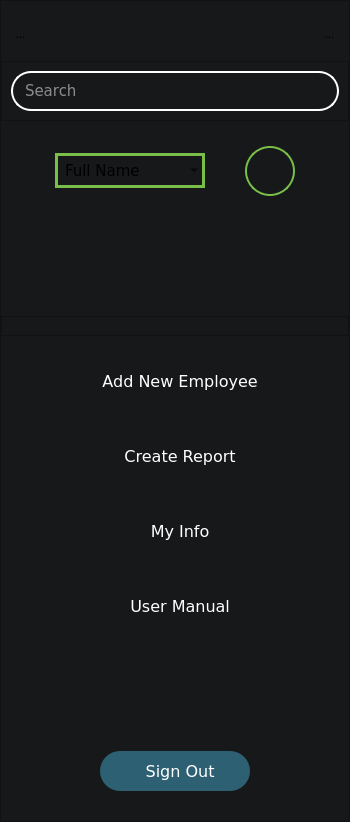
     <widget class="QFrame" name="sideBar_frame">
      <property name="sizePolicy">
       <sizepolicy hsizetype="Fixed" vsizetype="Preferred">
        <horstretch>0</horstretch>
        <verstretch>0</verstretch>
       </sizepolicy>
      </property>
      <property name="minimumSize">
       <size>
        <width>350</width>
        <height>0</height>
       </size>
      </property>
      <property name="styleSheet">
       <string notr="true">QFrame {
background-color: rgb(22, 24, 25);
}

QLineEdit QMenu {
background-color: white;
}

QLineEdit QMenu::item {
color: black;
}

QLineEdit QMenu::item::selected { 
color: rgb(255, 0, 0)
}

QToolTip { 
	background-color: white; 
	color: black; 
	border: black solid 1px;
}

</string>
      </property>
      <property name="frameShape">
       <enum>QFrame::StyledPanel</enum>
      </property>
      <property name="frameShadow">
       <enum>QFrame::Raised</enum>
      </property>
      <layout class="QVBoxLayout" name="verticalLayout" stretch="0,1,3,1,1,0,1,1,1,1,1,1,0">
       <property name="spacing">
        <number>15</number>
       </property>
       <property name="leftMargin">
        <number>0</number>
       </property>
       <property name="topMargin">
        <number>20</number>
       </property>
       <property name="rightMargin">
        <number>0</number>
       </property>
       <property name="bottomMargin">
        <number>30</number>
       </property>
       <item>
        <layout class="QHBoxLayout" name="collapse_horizontalLayout">
         <property name="spacing">
          <number>0</number>
         </property>
         <property name="bottomMargin">
          <number>0</number>
         </property>
         <item>
          <widget class="QToolButton" name="closeSideBar_toolButton">
           <property name="cursor">
            <cursorShape>PointingHandCursor</cursorShape>
           </property>
           <property name="styleSheet">
            <string notr="true">QToolButton {
background:transparent;
border-style: solid;
border-width: 0px;
border-color: transparent;
padding: 4px;
padding-left: 10px;
padding-right: 10px;
}

QToolButton:hover {
border-width: 2px;
}

QToolButton:pressed {
border-width: 4px;
}</string>
           </property>
           <property name="text">
            <string>...</string>
           </property>
           <property name="icon">
            <iconset resource="../empData/Resources.qrc">
             <normaloff>:/icons/assets/png/icons8-macos-close-96.png</normaloff>:/icons/assets/png/icons8-macos-close-96.png</iconset>
           </property>
           <property name="iconSize">
            <size>
             <width>25</width>
             <height>25</height>
            </size>
           </property>
          </widget>
         </item>
         <item>
          <spacer name="collapse_horizontalSpacer">
           <property name="orientation">
            <enum>Qt::Horizontal</enum>
           </property>
           <property name="sizeHint" stdset="0">
            <size>
             <width>40</width>
             <height>20</height>
            </size>
           </property>
          </spacer>
         </item>
         <item>
          <widget class="QToolButton" name="collapse_toolButton">
           <property name="cursor">
            <cursorShape>PointingHandCursor</cursorShape>
           </property>
           <property name="styleSheet">
            <string notr="true">QToolButton {
background:transparent;
border-style: solid;
border-width: 0px;
border-color: transparent;
padding: 4px;
padding-left: 10px;
padding-right: 10px;
}

QToolButton:hover {
border-width: 2px;
}

QToolButton:pressed {
border-width: 4px;
}</string>
           </property>
           <property name="text">
            <string>...</string>
           </property>
           <property name="icon">
            <iconset resource="../empData/Resources.qrc">
             <normaloff>:/icons/assets/png/arrow-left.png</normaloff>:/icons/assets/png/arrow-left.png</iconset>
           </property>
           <property name="iconSize">
            <size>
             <width>25</width>
             <height>25</height>
            </size>
           </property>
          </widget>
         </item>
        </layout>
       </item>
       <item>
        <widget class="QFrame" name="frame_13">
         <property name="minimumSize">
          <size>
           <width>0</width>
           <height>60</height>
          </size>
         </property>
         <property name="autoFillBackground">
          <bool>false</bool>
         </property>
         <property name="styleSheet">
          <string notr="true">QMenu {
background-color: white;
}</string>
         </property>
         <property name="frameShape">
          <enum>QFrame::StyledPanel</enum>
         </property>
         <property name="frameShadow">
          <enum>QFrame::Raised</enum>
         </property>
         <layout class="QVBoxLayout" name="verticalLayout_7">
          <item>
           <widget class="QLineEdit" name="search_lineEdit">
            <property name="sizePolicy">
             <sizepolicy hsizetype="MinimumExpanding" vsizetype="Fixed">
              <horstretch>0</horstretch>
              <verstretch>0</verstretch>
             </sizepolicy>
            </property>
            <property name="minimumSize">
             <size>
              <width>230</width>
              <height>40</height>
             </size>
            </property>
            <property name="font">
             <font>
              <family>Verdana</family>
              <pointsize>11</pointsize>
             </font>
            </property>
            <property name="toolTip">
             <string/>
            </property>
            <property name="styleSheet">
             <string notr="true">QLineEdit {
background:transparent;
border-style: outset;
border-width: 2px;
border-radius: 20px;
border-color: white;
color: white;
padding: 4px;
padding-left: 10px;
padding-right: 5px;
}

QMenu {
background-color: white; 
color: black; 
}

QMenu:selected {
background-color: white; 
color: black;
}

</string>
            </property>
            <property name="inputMask">
             <string/>
            </property>
            <property name="placeholderText">
             <string>Search</string>
            </property>
           </widget>
          </item>
         </layout>
        </widget>
       </item>
       <item>
        <layout class="QGridLayout" name="searchField_gridLayout" columnstretch="0,0,0,0,0">
         <property name="topMargin">
          <number>10</number>
         </property>
         <property name="bottomMargin">
          <number>15</number>
         </property>
         <property name="spacing">
          <number>0</number>
         </property>
         <item row="0" column="2">
          <spacer name="searchField_horizontalSpacer2">
           <property name="orientation">
            <enum>Qt::Horizontal</enum>
           </property>
           <property name="sizeType">
            <enum>QSizePolicy::Maximum</enum>
           </property>
           <property name="sizeHint" stdset="0">
            <size>
             <width>40</width>
             <height>20</height>
            </size>
           </property>
          </spacer>
         </item>
         <item row="0" column="1">
          <widget class="QComboBox" name="searchField_comboBox">
           <property name="sizePolicy">
            <sizepolicy hsizetype="MinimumExpanding" vsizetype="MinimumExpanding">
             <horstretch>0</horstretch>
             <verstretch>0</verstretch>
            </sizepolicy>
           </property>
           <property name="minimumSize">
            <size>
             <width>150</width>
             <height>30</height>
            </size>
           </property>
           <property name="maximumSize">
            <size>
             <width>220</width>
             <height>35</height>
            </size>
           </property>
           <property name="font">
            <font>
             <family>Verdana</family>
             <pointsize>11</pointsize>
            </font>
           </property>
           <property name="cursor">
            <cursorShape>PointingHandCursor</cursorShape>
           </property>
           <property name="styleSheet">
            <string notr="true">QComboBox {
background:transparent;
border-style: outset;
border: 3px solid rgb(120, 190, 72);
padding-left: 7px
}

QComboBox::drop-down {
    image: url(:/icons/assets/png/icons8-sort-down-96.png);
    width: 22px;
    height: 35px;
    padding-right: 6px;
	padding-top: 2px;
    subcontrol-position: right;
    subcontrol-origin:margin;
}

QComboBox::drop-down:hover {
 	width: 25px;
    height: 38px;
}

QComboBox::drop-down:pressed {
   padding-top: 5px;
	 width: 22px;
    height: 35px;
}


</string>
           </property>
           <property name="editable">
            <bool>false</bool>
           </property>
           <property name="currentText">
            <string>Full Name</string>
           </property>
           <item>
            <property name="text">
             <string>Full Name</string>
            </property>
           </item>
           <item>
            <property name="text">
             <string>First Name</string>
            </property>
           </item>
           <item>
            <property name="text">
             <string>Last Name</string>
            </property>
           </item>
           <item>
            <property name="text">
             <string>Employee ID</string>
            </property>
           </item>
          </widget>
         </item>
         <item row="0" column="0">
          <spacer name="searchField_horizontalSpacer1">
           <property name="orientation">
            <enum>Qt::Horizontal</enum>
           </property>
           <property name="sizeType">
            <enum>QSizePolicy::Expanding</enum>
           </property>
           <property name="sizeHint" stdset="0">
            <size>
             <width>40</width>
             <height>20</height>
            </size>
           </property>
          </spacer>
         </item>
         <item row="0" column="3" alignment="Qt::AlignVCenter">
          <widget class="QToolButton" name="search_toolButton">
           <property name="sizePolicy">
            <sizepolicy hsizetype="MinimumExpanding" vsizetype="MinimumExpanding">
             <horstretch>0</horstretch>
             <verstretch>0</verstretch>
            </sizepolicy>
           </property>
           <property name="minimumSize">
            <size>
             <width>50</width>
             <height>50</height>
            </size>
           </property>
           <property name="maximumSize">
            <size>
             <width>50</width>
             <height>50</height>
            </size>
           </property>
           <property name="font">
            <font>
             <pointsize>12</pointsize>
            </font>
           </property>
           <property name="cursor">
            <cursorShape>PointingHandCursor</cursorShape>
           </property>
           <property name="layoutDirection">
            <enum>Qt::LeftToRight</enum>
           </property>
           <property name="styleSheet">
            <string notr="true">QToolButton {
background:transparent;
border-style: solid;
border-width: 2px;
border-radius: 25px;
border-color: rgb(120, 190, 72);
padding: 2px;
}

QToolButton:hover {
background-color: rgb(120, 190, 72)
}

QToolButton:pressed {
border-width: 4px;
background-color: rgb(120, 190, 72);
border-color: white;
}</string>
           </property>
           <property name="text">
            <string/>
           </property>
           <property name="icon">
            <iconset resource="../empData/Resources.qrc">
             <normaloff>:/icons/assets/png/magnify.png</normaloff>:/icons/assets/png/magnify.png</iconset>
           </property>
           <property name="iconSize">
            <size>
             <width>25</width>
             <height>25</height>
            </size>
           </property>
           <property name="toolButtonStyle">
            <enum>Qt::ToolButtonIconOnly</enum>
           </property>
          </widget>
         </item>
         <item row="0" column="4">
          <spacer name="searchField_horizontalSpacer3">
           <property name="orientation">
            <enum>Qt::Horizontal</enum>
           </property>
           <property name="sizeHint" stdset="0">
            <size>
             <width>40</width>
             <height>20</height>
            </size>
           </property>
          </spacer>
         </item>
        </layout>
       </item>
       <item>
        <spacer name="verticalSpacer_2">
         <property name="orientation">
          <enum>Qt::Vertical</enum>
         </property>
         <property name="sizeType">
          <enum>QSizePolicy::MinimumExpanding</enum>
         </property>
         <property name="sizeHint" stdset="0">
          <size>
           <width>20</width>
           <height>50</height>
          </size>
         </property>
        </spacer>
       </item>
       <item>
        <spacer name="verticalSpacer_22">
         <property name="orientation">
          <enum>Qt::Vertical</enum>
         </property>
         <property name="sizeHint" stdset="0">
          <size>
           <width>20</width>
           <height>40</height>
          </size>
         </property>
        </spacer>
       </item>
       <item>
        <widget class="QFrame" name="toolTipToggle_frame">
         <property name="minimumSize">
          <size>
           <width>0</width>
           <height>20</height>
          </size>
         </property>
         <property name="frameShape">
          <enum>QFrame::StyledPanel</enum>
         </property>
         <property name="frameShadow">
          <enum>QFrame::Raised</enum>
         </property>
         <layout class="QHBoxLayout" name="horizontalLayout_5"/>
        </widget>
       </item>
       <item alignment="Qt::AlignHCenter|Qt::AlignVCenter">
        <widget class="QToolButton" name="newEmp_toolButton">
         <property name="sizePolicy">
          <sizepolicy hsizetype="MinimumExpanding" vsizetype="Fixed">
           <horstretch>0</horstretch>
           <verstretch>0</verstretch>
          </sizepolicy>
         </property>
         <property name="minimumSize">
          <size>
           <width>300</width>
           <height>60</height>
          </size>
         </property>
         <property name="maximumSize">
          <size>
           <width>1000</width>
           <height>50</height>
          </size>
         </property>
         <property name="font">
          <font>
           <family>Verdana</family>
           <pointsize>12</pointsize>
          </font>
         </property>
         <property name="cursor">
          <cursorShape>PointingHandCursor</cursorShape>
         </property>
         <property name="layoutDirection">
          <enum>Qt::LeftToRight</enum>
         </property>
         <property name="styleSheet">
          <string notr="true">QToolButton {
background:transparent;
border-style: none;
color: white;
padding: 4px;
padding-left: 10px;
padding-right: 10px;
}

QToolButton:hover {
border-width: 2px;
border-radius: 20px;
border-color: white;
background-color: rgb(120, 190, 72);
}

QToolButton:pressed {
border-style: outset;
border-width: 3px;
border-color: white;
background-color: rgb(120, 190, 72);
}</string>
         </property>
         <property name="text">
          <string>  Add New Employee</string>
         </property>
         <property name="icon">
          <iconset resource="../empData/Resources.qrc">
           <normaloff>:/icons/assets/png/plus.png</normaloff>:/icons/assets/png/plus.png</iconset>
         </property>
         <property name="iconSize">
          <size>
           <width>25</width>
           <height>25</height>
          </size>
         </property>
         <property name="toolButtonStyle">
          <enum>Qt::ToolButtonTextBesideIcon</enum>
         </property>
        </widget>
       </item>
       <item alignment="Qt::AlignHCenter|Qt::AlignVCenter">
        <widget class="QToolButton" name="report_toolButton">
         <property name="sizePolicy">
          <sizepolicy hsizetype="MinimumExpanding" vsizetype="Fixed">
           <horstretch>0</horstretch>
           <verstretch>0</verstretch>
          </sizepolicy>
         </property>
         <property name="minimumSize">
          <size>
           <width>300</width>
           <height>60</height>
          </size>
         </property>
         <property name="maximumSize">
          <size>
           <width>1000</width>
           <height>50</height>
          </size>
         </property>
         <property name="font">
          <font>
           <family>Verdana</family>
           <pointsize>12</pointsize>
          </font>
         </property>
         <property name="cursor">
          <cursorShape>PointingHandCursor</cursorShape>
         </property>
         <property name="layoutDirection">
          <enum>Qt::LeftToRight</enum>
         </property>
         <property name="styleSheet">
          <string notr="true">QToolButton {
background:transparent;
border-style: none;
color: white;
padding: 4px;
padding-left: 10px;
padding-right: 10px;
}

QToolButton:hover {
border-width: 2px;
border-radius: 20px;
border-color: white;
background-color: rgb(120, 190, 72);
}

QToolButton:pressed {
border-style: outset;
border-width: 3px;
border-color: white;
background-color: rgb(120, 190, 72);
}</string>
         </property>
         <property name="text">
          <string>  Create Report</string>
         </property>
         <property name="icon">
          <iconset resource="../empData/Resources.qrc">
           <normaloff>:/icons/assets/png/report.png</normaloff>:/icons/assets/png/report.png</iconset>
         </property>
         <property name="iconSize">
          <size>
           <width>25</width>
           <height>25</height>
          </size>
         </property>
         <property name="toolButtonStyle">
          <enum>Qt::ToolButtonTextBesideIcon</enum>
         </property>
        </widget>
       </item>
       <item alignment="Qt::AlignHCenter|Qt::AlignVCenter">
        <widget class="QToolButton" name="info_toolButton">
         <property name="sizePolicy">
          <sizepolicy hsizetype="MinimumExpanding" vsizetype="Fixed">
           <horstretch>0</horstretch>
           <verstretch>0</verstretch>
          </sizepolicy>
         </property>
         <property name="minimumSize">
          <size>
           <width>300</width>
           <height>60</height>
          </size>
         </property>
         <property name="maximumSize">
          <size>
           <width>1000</width>
           <height>50</height>
          </size>
         </property>
         <property name="font">
          <font>
           <family>Verdana</family>
           <pointsize>12</pointsize>
          </font>
         </property>
         <property name="cursor">
          <cursorShape>PointingHandCursor</cursorShape>
         </property>
         <property name="layoutDirection">
          <enum>Qt::LeftToRight</enum>
         </property>
         <property name="styleSheet">
          <string notr="true">QToolButton {
background:transparent;
border-style: none;
color: white;
padding: 4px;
padding-left: 10px;
padding-right: 10px;
}

QToolButton:hover {
border-width: 2px;
border-radius: 20px;
border-color: white;
background-color: rgb(120, 190, 72);
}

QToolButton:pressed {
border-style: outset;
border-width: 3px;
border-color: white;
background-color: rgb(120, 190, 72);
}</string>
         </property>
         <property name="text">
          <string>  My Info</string>
         </property>
         <property name="icon">
          <iconset resource="../empData/Resources.qrc">
           <normaloff>:/icons/assets/png/user-info.png</normaloff>:/icons/assets/png/user-info.png</iconset>
         </property>
         <property name="iconSize">
          <size>
           <width>25</width>
           <height>25</height>
          </size>
         </property>
         <property name="toolButtonStyle">
          <enum>Qt::ToolButtonTextBesideIcon</enum>
         </property>
        </widget>
       </item>
       <item alignment="Qt::AlignHCenter|Qt::AlignVCenter">
        <widget class="QToolButton" name="userManual_toolButton">
         <property name="sizePolicy">
          <sizepolicy hsizetype="MinimumExpanding" vsizetype="Fixed">
           <horstretch>0</horstretch>
           <verstretch>0</verstretch>
          </sizepolicy>
         </property>
         <property name="minimumSize">
          <size>
           <width>300</width>
           <height>60</height>
          </size>
         </property>
         <property name="maximumSize">
          <size>
           <width>1000</width>
           <height>50</height>
          </size>
         </property>
         <property name="font">
          <font>
           <family>Verdana</family>
           <pointsize>12</pointsize>
          </font>
         </property>
         <property name="cursor">
          <cursorShape>PointingHandCursor</cursorShape>
         </property>
         <property name="layoutDirection">
          <enum>Qt::LeftToRight</enum>
         </property>
         <property name="styleSheet">
          <string notr="true">QToolButton {
background:transparent;
border-style: none;
color: white;
padding: 4px;
padding-left: 10px;
padding-right: 10px;
}

QToolButton:hover {
border-width: 2px;
border-radius: 20px;
border-color: white;
background-color: rgb(120, 190, 72);
}

QToolButton:pressed {
border-style: outset;
border-width: 3px;
border-color: white;
background-color: rgb(120, 190, 72);
}</string>
         </property>
         <property name="text">
          <string>  User Manual</string>
         </property>
         <property name="icon">
          <iconset resource="../empData/Resources.qrc">
           <normaloff>:/icons/assets/png/information.png</normaloff>:/icons/assets/png/information.png</iconset>
         </property>
         <property name="iconSize">
          <size>
           <width>25</width>
           <height>25</height>
          </size>
         </property>
         <property name="toolButtonStyle">
          <enum>Qt::ToolButtonTextBesideIcon</enum>
         </property>
        </widget>
       </item>
       <item>
        <spacer name="verticalSpacer_21">
         <property name="orientation">
          <enum>Qt::Vertical</enum>
         </property>
         <property name="sizeHint" stdset="0">
          <size>
           <width>20</width>
           <height>40</height>
          </size>
         </property>
        </spacer>
       </item>
       <item>
        <spacer name="verticalSpacer">
         <property name="orientation">
          <enum>Qt::Vertical</enum>
         </property>
         <property name="sizeType">
          <enum>QSizePolicy::MinimumExpanding</enum>
         </property>
         <property name="sizeHint" stdset="0">
          <size>
           <width>20</width>
           <height>60</height>
          </size>
         </property>
        </spacer>
       </item>
       <item alignment="Qt::AlignHCenter">
        <widget class="QToolButton" name="signOut_toolButton">
         <property name="sizePolicy">
          <sizepolicy hsizetype="MinimumExpanding" vsizetype="Fixed">
           <horstretch>0</horstretch>
           <verstretch>0</verstretch>
          </sizepolicy>
         </property>
         <property name="minimumSize">
          <size>
           <width>150</width>
           <height>40</height>
          </size>
         </property>
         <property name="maximumSize">
          <size>
           <width>180</width>
           <height>40</height>
          </size>
         </property>
         <property name="font">
          <font>
           <family>Verdana</family>
           <pointsize>12</pointsize>
          </font>
         </property>
         <property name="cursor">
          <cursorShape>PointingHandCursor</cursorShape>
         </property>
         <property name="layoutDirection">
          <enum>Qt::LeftToRight</enum>
         </property>
         <property name="styleSheet">
          <string notr="true">QToolButton {
border-style: none;
color: white;
border-radius: 20px;
padding: 4px;
padding-left: 10px;
padding-right: 10px;
	background-color: rgb(45, 96, 114);
}

QToolButton:hover {
border-width: 2px;
border-color: purple;
background-color: rgb(90, 160, 42)
}

QToolButton:pressed {
border-style: outset;
border-width: 3px;
border-color: white;
background-color: rgb(60, 130, 12)
}</string>
         </property>
         <property name="text">
          <string>  Sign Out</string>
         </property>
         <property name="icon">
          <iconset resource="../empData/Resources.qrc">
           <normaloff>:/icons/assets/png/logout.png</normaloff>:/icons/assets/png/logout.png</iconset>
         </property>
         <property name="iconSize">
          <size>
           <width>25</width>
           <height>25</height>
          </size>
         </property>
         <property name="toolButtonStyle">
          <enum>Qt::ToolButtonTextBesideIcon</enum>
         </property>
        </widget>
       </item>
      </layout>
     </widget>
